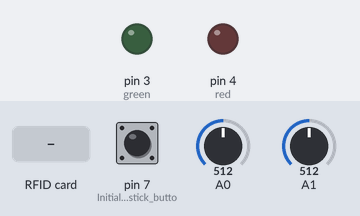
A sketch run on a simulated Arduino Uno, built with avr-gcc and run on an emulated ATmega328P. Parts: output pins drawn as LEDs (lit = HIGH). The inputs (shaded band) are chosen by the test bench; at power-on: pin 7 (Initialize_joystick_butto) HIGH, A0 = 512, A1 = 512. Pins used as bus, display or sensor lines are not drawn; what the sketch prints to the serial monitor is not drawn.

Above: at 1.2 s.
1.3 s: RFID card 6A B5 EA 81 held to the reader
At 2.5 s:
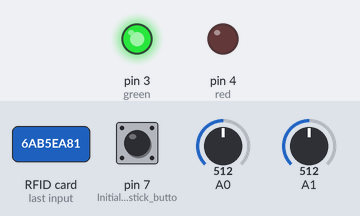
2.8 s: RFID card 5E 7A 19 C4 held to the reader
At 3.4 s:
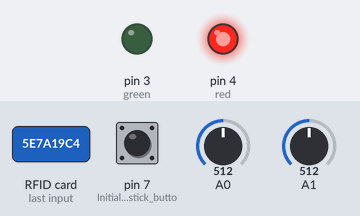
Timing chart, 0 to 5.8 s (numbered marks = the images above; inputs shaded):
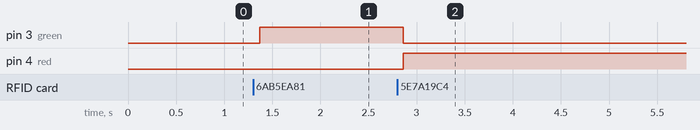

The sketch:

HardwareCode.ino
```cpp
#include <SPI.h>
#include <MFRC522.h>

#define RST_PIN  9       // Pin 9 for RC522 reset
#define SS_PIN_ENB  10   // Pin 10 for RC522 SS (SDA)

int analog_x;
int analog_y;
int button;
int button_array[4] = {1, 1, 1, 1}; // Initialize the array with four ones

MFRC522 MyReaderRF(SS_PIN_ENB, RST_PIN); // Create the object for RC522

const byte desiredCode[] = {0x6A, 0xB5, 0xEA, 0x81}; // Desired code
const byte green = 3; // Pin for green LED
const byte red = 4; // Pin for red LED

void setup() {
  Serial.begin(9600); // Start serial communication
  SPI.begin();        // Start SPI bus
  MyReaderRF.PCD_Init(); // Initialize MyReaderRF
  pinMode(3,OUTPUT);
  pinMode(green, OUTPUT); // Initialize green LED as output
  pinMode(red, OUTPUT); // Initialize red LED as output
  pinMode(7, INPUT_PULLUP); // Initialize joystick button as input with internal pull-up resistor
}

void loop() {
  analog_x = analogRead(A1);
  if (analog_x == 0){
    analog_x = 1;
  }
  analog_y = analogRead(A0);
  if (analog_y == 0){
    analog_y = 1;
  }
  button = digitalRead(7);
  Serial.print(analog_x);
  Serial.print(",");
  Serial.print(analog_y);
  Serial.print(",");

  // Add the current button value to the end of the array and remove the first element
  for (int i = 0; i < 3; i++) {
    button_array[i] = button_array[i+1];
  }
  button_array[3] = button;

  // Check if all elements of the array are equal to 1, except the last one
  bool button_pressed = true;
  for (int i = 0; i < 3; i++) {
    if (button_array[i] != 1) {
      button_pressed = false;
      break;
    }
  }
  if (button_pressed && button_array[3] == 0) {
    Serial.print("0");
    Serial.print(",");
  } else {
    Serial.print("1");
    Serial.print(",");
  }

  // Check if a card has been detected
  if (MyReaderRF.PICC_IsNewCardPresent()) {
    // Determine the card code
    if (MyReaderRF.PICC_ReadCardSerial()) {
      // Retrieve the ID of the card
      for (byte i = 0; i < MyReaderRF.uid.size; i++) {
        Serial.print(MyReaderRF.uid.uidByte[i] < 0x10 ? " 0" : " ");
        Serial.print(MyReaderRF.uid.uidByte[i], HEX);
      }

      Serial.println();
      // Finish reading the current card
      MyReaderRF.PICC_HaltA();

      // Compare the read code with the desired code
      bool correctCode = true;
      for (byte i = 0; i < sizeof(desiredCode); i++) {
        if (MyReaderRF.uid.uidByte[i] != desiredCode[i]) {
          correctCode = false;
          break;
        }
      }

      // Turn on the green or red LED accordingly
      if (correctCode) {
        digitalWrite(green, HIGH);
        digitalWrite(red, LOW);
      } else {
        digitalWrite(green, LOW);
        digitalWrite(red, HIGH);
      }
    }
  } else {
    Serial.print("nothing");
    Serial.println();
  }
  delay(40);
}
```

Measured:
- after the input at 1.3 s, pin 3 (green): LOW → HIGH after 0.07 s
- after the input at 2.8 s, pin 3 (green): HIGH → LOW after 0.06 s; pin 4 (red): LOW → HIGH after 0.06 s
